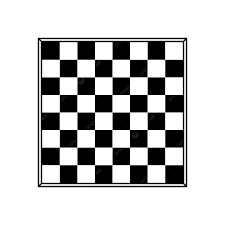
#> input picture opencv-401/images.png, 225 x 225 px, found by its file name
$ python 'harris-köşe-saptama.py'
#> lines starting #> are read from the running program, lines starting #| are printed output that depends on the picture; after the words box and inside, x2 and y2 are one past the last pixel; in counts of white or black regions, pixels touching at a corner belong together
import cv2 as cv
import numpy as np
src = cv.imread("/home/kiyran/Masaüstü/opencv/opencv-401/images.png")
#> src is the input picture: shape (225, 225, 3); min 0, max 255, mean 198.6


def harris(image):
    blockSize = 2
    apertureSize = 3
    k = 0.04

    gray = cv.cvtColor(image, cv.COLOR_BGR2GRAY)
    dst = cv.cornerHarris(gray, blockSize, apertureSize, k)
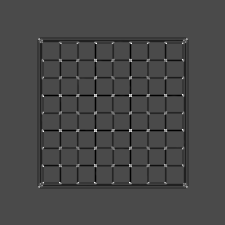
#> dst: shape (225, 225) float32; min -0.04, max 0.0961, mean -0.00174; drawn with min black and max white

    dst_norm = np.empty(dst.shape, dtype=np.float32)
    cv.normalize(dst, dst_norm, alpha=0, beta=255, norm_type=cv.NORM_MINMAX)

    for i in range(dst_norm.shape[0]):
        for j in range(dst_norm.shape[1]):
            if int(dst_norm[i, j]) > 120:
                cv.circle(image, (j, i), 2, (0, 255, 0), 2)
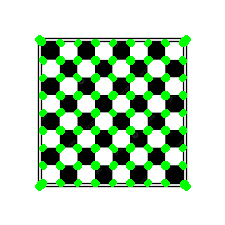
#> image: shape (225, 225, 3); 9.8% of pixels changed, all inside (x1, y1, x2, y2) = (35, 35, 191, 191)

    return image

result = harris(src)
cv.imshow("result",result)
cv.waitKey(0)
